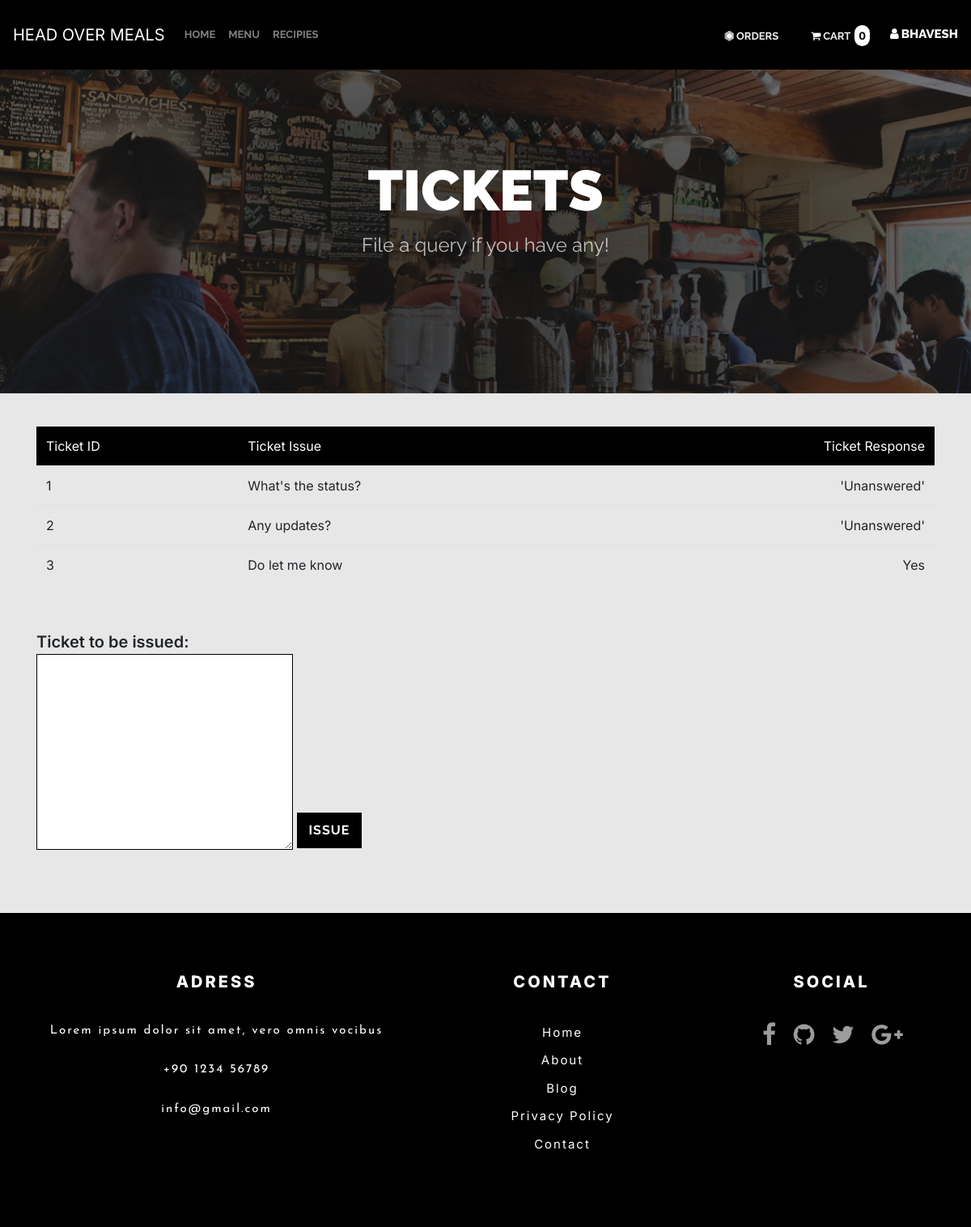
The app's page /tickets.php (signed in) with its own data.
### tables this page shows
CREATE TABLE `tickets` (
  `c_id` int(10) NOT NULL,
  `ticket_id` int(10) NOT NULL,
  `ticket_query` varchar(255) NOT NULL,
  `ticket_response` varchar(255) NOT NULL DEFAULT '''Unanswered'''
);

### tickets.php (the view, shortened to what this page needs)
<?php
	$conn=mysqli_connect("localhost", "bhavesh", "test123", "foodorderingsite");
?>
<!DOCTYPE html>
<html>
<head>
	<?php include("head.php"); ?>
</head>
<body style="background-color: #e7e7e7;">
	<?php include("navbar.php"); ?>
<section class="page_header">
<div class="container">
<div class="row">
<div class="col-md-12 text-center">
<h2 class="text-uppercase">Tickets</h2>
<p>File a query if you have any!</p>
</div>
</div>
</div>
</section>
	<section>
		<div class="container">
			<div style="margin-top: 40px;">
		<table class="table">
		    <tr>
		      <th scope="col" style="background-color: black;">Ticket ID</th>
		      <th scope="col" style="background-color: black;">Ticket Issue</th>
		      <th scope="col" style="background-color: black;">Ticket Response</th>
		    </tr>
		<?php
		    $query="SELECT ticket_id, ticket_query, ticket_response FROM tickets where c_id={$_SESSION['user_id']}";
		    $result = mysqli_query($conn, $query) or die("Error: " . mysqli_error($conn));
        	$tickets = mysqli_fetch_all($result, MYSQLI_ASSOC);
        	if (is_array($tickets) || is_object($tickets)) {
        	foreach($tickets as $t){
				echo "<tr>
				      <td>{$t["ticket_id"]}</th>
				      <td>{$t['ticket_query']}</td>
				      <td>{$t['ticket_response']}</td>
				    </tr>";
        	}
        }
		?>
		</table>
	</div>
	</div>
	</section>
	<section>
		<div class="container" style="padding-bottom: 40px; padding-top: 40px;">
		<form method='POST' action="<?php echo $_SERVER['PHP_SELF']; ?>">
			<label for="ticket" style="font-weight: 600; font-size: 20px;">Ticket to be issued:</label>
			<textarea name="query" id="query" cols="30" rows="10" class="issuebtnn"></textarea>
			<button class="btn issuebtn">Issue</button>
		</form>
	</div>
	</section>
	<?php include("footer.php"); ?>
</body>
</html>

### css/menu.css (style rules this page uses)
* { margin: 0px; padding: 0px; }
body { font-family: arial; }
button { margin-top: 40px; margin-bottom: 10px; background-color: white; border: 1px solid black; border-radius: 5px; padding:10px; }

### css/cart.css (style rules this page uses)
table { width: 100%; border-collapse: collapse; }
th { text-align: left; padding: 25px; color: white; background: black; font-weight: normal; }
td { padding: 10px 5px; }
td:last-child { text-align: right; }
th:last-child { text-align: right; }

### css/styles.css (style rules this page uses)
* { padding: 0; margin: 0; box-sizing: border-box; font-family: 'Inter', sans-serif; }

### css/main.css (style rules this page uses)
* { margin: 0px; padding: 0px; box-sizing: border-box; }
body, html { height: 100%; }
label { margin: 0; display: block; }
button { outline: none !important; border: none; background: transparent; }
::placeholder { color: black; transition: all 1s; }

### css/menu_main.css (style rules this page uses)
body { height: 100%; overflow-y: scroll; -webkit-overflow-scrolling: touch }
h1, h2, h3, h4, h5, h6, .h1, .h2, .h3, .h4, .h5, .h6 { font-family: raleway, sans-serif; text-transform: uppercase; color: #4b4741; text-align: center; font-weight: 800 }
p { font-family: josefin sans, sans-serif; color: #828281; font-size: 22px }
html { text-rendering: optimizeLegibility!important; -webkit-font-smoothing: antialiased!important }
.btn { border-radius: 0; border: none; font-family: raleway, sans-serif; text-transform: uppercase; letter-spacing: 1px; font-weight: 700; padding: 10px 15px }
.page_header { background: url(../img/header/1.jpg) no-repeat center top; background-size: cover; padding: 200px 0 150px }
.page_header h2 { margin: 0; font-size: 70px; line-height: 70px; font-weight: 900; color: #fff }
.page_header p { margin: 15px 0; font-size: 24px; font-family: Raleway; color: #fff; opacity: .7 }
table { width: 100% }
input, textarea { outline: 0 }
.slick-slide, .slick-list, .slick-active, button, input, textarea { outline: 0 }

### tickets.php (style rules this page uses)
.issuebtn { background-color: black; color: white; margin-bottom:40px; }
.issuebtnn { border-color: black; }

### records on screen
tickets: ticket_id "1", ticket_query "What's the status?", ticket_response "'Unanswered'"
tickets: ticket_id "2", ticket_query "Any updates?", ticket_response "'Unanswered'"
tickets: ticket_id "3", ticket_query "Do let me know", ticket_response "Yes"

### other values on screen
$GLOBALS['count'] "0"
$_SESSION["user_name"] "BHAVESH"
